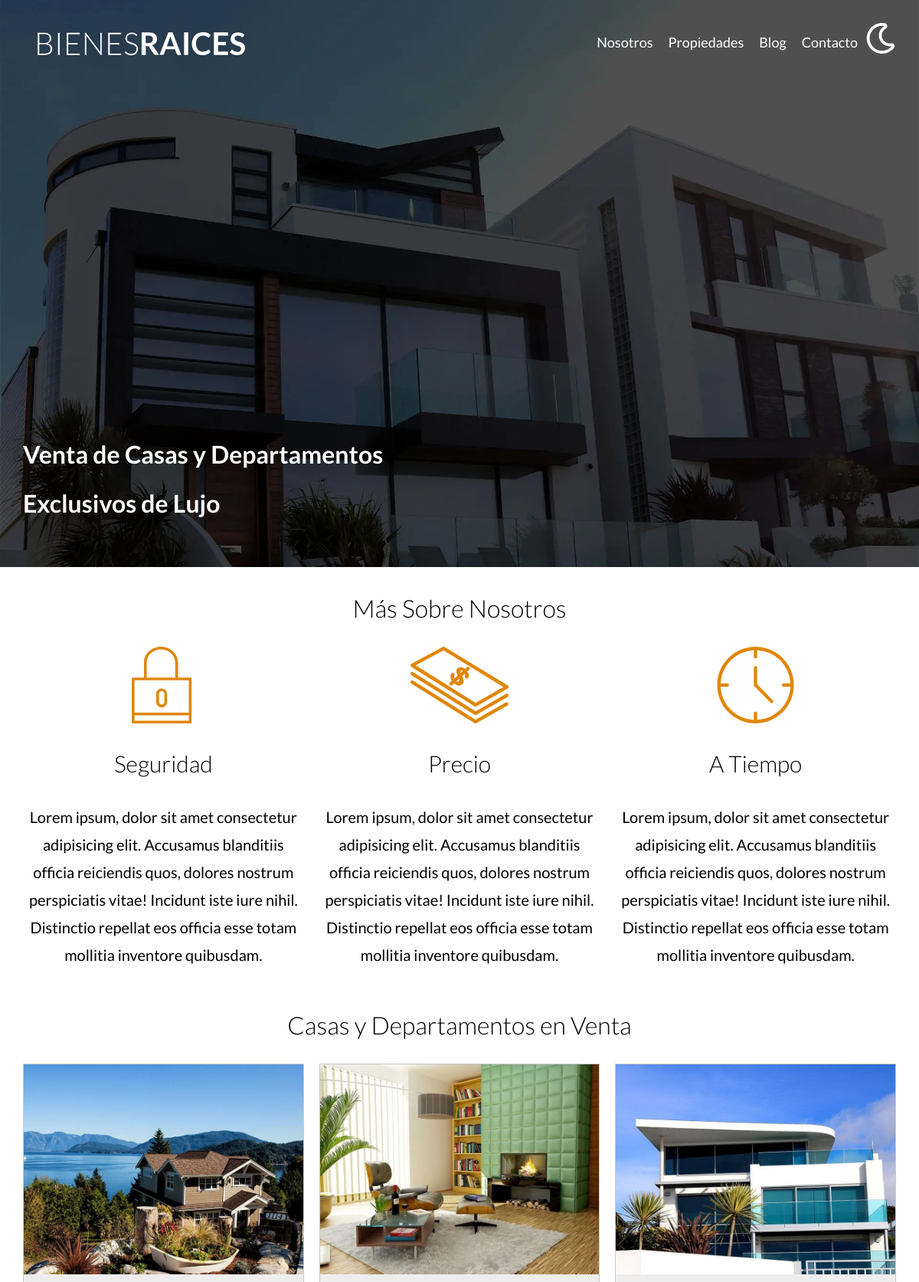
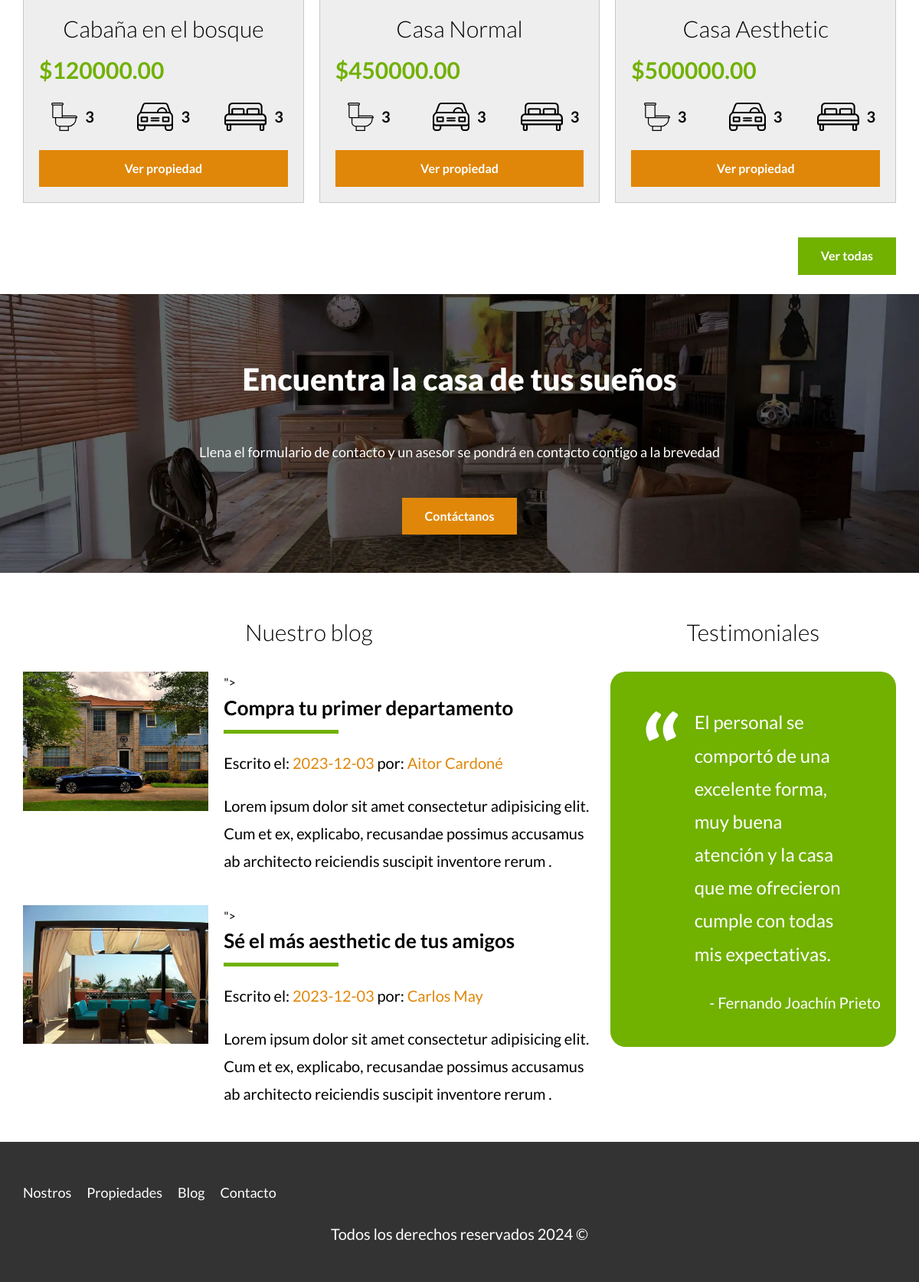
The page / on the database its author committed (2 pictures, top to bottom).
### tables this page shows
CREATE TABLE `propiedades` (
  `id` int NOT NULL AUTO_INCREMENT,
  `titulo` varchar(45) DEFAULT NULL,
  `precio` decimal(10,2) DEFAULT NULL,
  `imagen` varchar(200) DEFAULT NULL,
  `descripcion` longtext,
  `habitaciones` int DEFAULT NULL,
  `wc` int DEFAULT NULL,
  `estacionamiento` int DEFAULT NULL,
  `creado` date DEFAULT NULL,
  `vendedores_id` int NOT NULL,
  PRIMARY KEY (`id`),
  KEY `fk_propiedades_vendedores_idx` (`vendedores_id`),
  CONSTRAINT `fk_propiedades_vendedores` FOREIGN KEY (`vendedores_id`) REFERENCES `vendedores` (`id`)
);

CREATE TABLE `articulos` (
  `id` int NOT NULL AUTO_INCREMENT,
  `autor` varchar(60) DEFAULT NULL,
  `fecha` date DEFAULT NULL,
  `titulo` varchar(45) DEFAULT NULL,
  `descripcion` text,
  `contenido` text,
  `imagen` varchar(60) DEFAULT NULL,
  PRIMARY KEY (`id`)
);

### controladores/CtrlPaginas.php (called while the page is built, shortened)
<?php
class CtrlPaginas
{
    public static function index(Router $router)
    {
        $propiedades = Propiedad::obtenerRegistrosConLimite(3);
        $articulos = Articulo::obtenerRegistrosConLimite(2);
        $router->render("paginas/index", [
            "propiedades" => $propiedades,
            "articulos" => $articulos,
            "esInicio" => true
        ]);
    }
}

### public/index.php (called while the page is built, shortened)
<?php
$router = New Router();
$router->get("/",[CtrlPaginas::class, "index"]);
$router->get("/nosotros",[CtrlPaginas::class, "vistaNosotros"]);
$router->get("/propiedades",[CtrlPaginas::class, "vistaPropiedades"]);
$router->get("/propiedad",[CtrlPaginas::class, "vistaPropiedad"]);
$router->get("/blog",[CtrlPaginas::class, "vistaBlogs"]);
$router->get("/entrada",[CtrlPaginas::class, "vistaEntrada"]);
$router->get("/contacto",[CtrlPaginas::class, "vistaContacto"]);
$router->post("/contacto",[CtrlPaginas::class, "enviarCorreoContacto"]);
$router->get("/admin-inicio", [CtrlPanelAdministracion::class, "vistaPanelAdministracion"]);
$router->get("/iniciar-sesion",[CtrlInicioSesion::class, "vistaIniciarSesion"]);
$router->get("/cerrar-sesion",[CtrlInicioSesion::class, "cerrarSesion"]);
$router->get("/restablecer-contraseña",[CtrlInicioSesion::class, "vistaRestablecerContraseña"]);
$router->get("/olvide-contraseña",[CtrlInicioSesion::class, "vistaOlvideContraseña"]);
$router->post("/iniciar-sesion",[CtrlInicioSesion::class, "iniciarSesion"]);
$router->post("/restablecer-contraseña",[CtrlInicioSesion::class, "restablecerContraseña"]);
$router->post("/olvide-contraseña",[CtrlInicioSesion::class, "OlvideContraseña"]);
$router->get("/admin/propiedades", [CtrlPropiedades::class, "vistaTablaPropiedades"]);
$router->get("/admin/propiedades/crear", [CtrlPropiedades::class, "vistaCrearPropiedad"]);
$router->post("/admin/propiedades/crear", [CtrlPropiedades::class, "crearPropiedad"]);
$router->get("/admin/propiedades/actualizar", [CtrlPropiedades::class, "vistaActualizarPropiedad"]);
$router->post("/admin/propiedades/actualizar", [CtrlPropiedades::class, "actualizarPropiedad"]);
$router->post("/admin/propiedades/eliminar", [CtrlPropiedades::class, "eliminarPropiedad"]);
$router->get("/admin/vendedores", [CtrlVendedor::class, "vistaTablaVendedores"]);
$router->get("/admin/vendedores/crear", [CtrlVendedor::class, "vistaCrearVendedor"]);
$router->get("/admin/vendedores/actualizar", [CtrlVendedor::class, "vistaActualizarVendedor"]);
$router->post("/admin/vendedores/crear", [CtrlVendedor::class, "crearVendedor"]);
$router->post("/admin/vendedores/actualizar", [CtrlVendedor::class, "actualizarVendedor"]);
$router->post("/admin/vendedores/eliminar", [CtrlVendedor::class, "eliminarVendedor"]);
$router->get("/admin/articulos", [CtrlArticulo::class, "vistaTablaArticulos"]);
$router->get("/admin/articulos/crear",[CtrlArticulo::class, "vistaCrearArticulo"]);
$router->get("/admin/articulos/actualizar",[CtrlArticulo::class, "vistaActualizarArticulo"]);
$router->post("/admin/articulos/crear",[CtrlArticulo::class, "crearArticulo"]);
$router->post("/admin/articulos/actualizar",[CtrlArticulo::class, "actualizarArticulo"]);
$router->post("/admin/articulos/eliminar", [CtrlArticulo::class, "eliminarArticulo"]);
$router->get("/admin/usuarios",[CtrlUsuario::class, "vistaTablaUsuarios"]);
$router->get("/admin/usuarios/crear",[CtrlUsuario::class, "vistaCrearUsuario"]);
$router->post("/admin/usuarios/crear",[CtrlUsuario::class, "crearUsuario"]);
$router->post("/admin/usuarios/eliminar",[CtrlUsuario::class, "eliminarUsuario"]);
$router->comprobarRutas();

### modelos/ActiveRecord.php (called while the page is built, shortened)
<?php
class ActiveRecord
{
    protected static $db;
    protected static $nombreTablaEnBD = "";
    public static function obtenerRegistrosConLimite($cantidad)
    {
        $instruccionDeConsultaBD = "SELECT * FROM " . static::$nombreTablaEnBD . " LIMIT " . $cantidad;
        return self::obtenerRegistrosConConsulta($instruccionDeConsultaBD);
    }
    public static function establecerBD($database)
    {
        self::$db = $database;
    }
    private static function obtenerRegistrosConConsulta($instruccionDeConsultaBD)
    {
        $resultadoQueryBD = self::$db->query($instruccionDeConsultaBD);
        $objetosResultantesDelQuery = [];
        while ($registro = $resultadoQueryBD->fetch_assoc()) {
            $objetosResultantesDelQuery[] = static::crearObjetoPorRegistro($registro);
        }
        return $objetosResultantesDelQuery;
    }
    private static function crearObjetoPorRegistro($registro)
    {
        $objetoPorRegistro = new static();
        foreach ($registro as $key => $value) {
            if (property_exists($objetoPorRegistro, $key)) {
                $objetoPorRegistro->$key = $value;
            }
        }
        return $objetoPorRegistro;
    }
}

### vistas/paginas/listadoPropiedades.php (the view)
<div class="contenedor-propiedades">
  <?php foreach ($propiedades as $propiedad) { ?>
    <div class="propiedad">
      <img loading="lazy" src="/imagenes/<?php echo $propiedad->imagen; ?>" alt="<?php echo $propiedad->titulo; ?>">
      <div class="contenido-propiedad">
        <h3><?php echo $propiedad->titulo; ?></h3>
        <p class="precio">$<?php echo $propiedad->precio; ?></p>
        <ul class="iconos-caracteristicas">
          <li>
            <img class="icono" loading="lazy" src="/build/img/icono_wc.svg" alt="icono wc">
            <p><?php echo $propiedad->wc; ?></p>
          </li>
          <li>
            <img class="icono" loading="lazy" src="/build/img/icono_estacionamiento.svg" alt="icono estacionamiento">
            <p><?php echo $propiedad->estacionamiento; ?></p>
          </li>
          <li>
            <img class="icono" loading="lazy" src="/build/img/icono_dormitorio.svg" alt="icono dormitorio">
            <p><?php echo $propiedad->habitaciones; ?></p>
          </li>
        </ul>
        <a href="/propiedad?id=<?php echo $propiedad->id; ?>" class="boton boton-amarillo-block">Ver propiedad</a>
      </div>
    </div>
  <?php }; ?>
</div>

### vistas/paginas/index.php
<main class="contenedor seccion">
  <h1>Más Sobre Nosotros</h1>
  <?php include_once "iconos.php"; ?>
</main>
<section class="seccion contenedor">
  <h1>Casas y Departamentos en Venta</h1>
  <?php
  include_once "listadoPropiedades.php";
  ?>
  <div class="ver-todas alinear-derecha">
    <a class="boton-verde" href="/propiedades">Ver todas</a>
  </div>
</section>
<section class="img-contacto">
  <h2>Encuentra la casa de tus sueños</h2>
  <p>Llena el formulario de contacto y un asesor se pondrá en contacto contigo a la brevedad</p>
  <a class="boton-amarillo" href="contacto.html">Contáctanos</a>
</section>
<div class="contenedor seccion seccion-inferior">
  <section class="blog">
    <h3>Nuestro blog</h3>
    <?php
    include_once "listadoArticulos.php";
    ?>
  </section>
  <section class="testimoniales">
    <h3>Testimoniales</h3>
    <div class="testimonial">
      <blockquote>
        El personal se comportó de una excelente forma, muy buena atención y la casa que me ofrecieron cumple con todas mis expectativas.
      </blockquote>
      <p>- Fernando Joachín Prieto</p>
    </div>
  </section>
</div>

### vistas/paginas/iconos.php
<div class="iconos-nosotros">
  <div class="icono">
    <img src="/build/img/icono1.svg" alt="Icono Seguridad" loading="lazy">
    <h3>Seguridad</h3>
    <p>Lorem ipsum, dolor sit amet consectetur adipisicing elit. Accusamus blanditiis officia reiciendis quos, dolores nostrum perspiciatis vitae! Incidunt iste iure nihil.
      Distinctio repellat eos officia esse totam mollitia inventore quibusdam.</p>
  </div>
  <div class="icono">
    <img src="/build/img/icono2.svg" alt="Icono Precio" loading="lazy">
    <h3>Precio</h3>
    <p>Lorem ipsum, dolor sit amet consectetur adipisicing elit. Accusamus blanditiis officia reiciendis quos, dolores nostrum perspiciatis vitae! Incidunt iste iure nihil.
      Distinctio repellat eos officia esse totam mollitia inventore quibusdam.</p>
  </div>
  <div class="icono">
    <img src="/build/img/icono3.svg" alt="Icono Tiempo" loading="lazy">
    <h3>A Tiempo</h3>
    <p>Lorem ipsum, dolor sit amet consectetur adipisicing elit. Accusamus blanditiis officia reiciendis quos, dolores nostrum perspiciatis vitae! Incidunt iste iure nihil.
      Distinctio repellat eos officia esse totam mollitia inventore quibusdam.</p>
  </div>
</div>

### vistas/paginas/listadoArticulos.php
<?php foreach($articulos as $articulo){?>
    <article class="entrada-blog">
    <div class="img">
      <picture>
        <img loading="lazy" src="/imagenes/<?php echo $articulo->imagen; ?>" alt="<?php echo $articulo->titulo; ?>">
      </picture>
    </div>
    <div class="texto-entrada">">
      <a href="/entrada?id=<?php echo $articulo->id; ?>">
        <h4><?php echo $articulo->titulo; ?></h4>
        <p class="informacion-meta">
          Escrito el:
          <span><?php echo $articulo->fecha; ?></span>
          por:
          <span><?php echo $articulo->autor; ?></span>
        </p>
        <p><?php echo $articulo->descripcion; ?>.</p>
      </a>
    </div>
  </article>
<?php }?>

### Router.php (shortened to what this page needs)
<?php
class Router
{
    public $rutasGet = [];
    public $rutasPOST = [];
    public function get($url, $funcion)
    {
        $this->rutasGet[$url] = $funcion;
    }
    public function post($url, $funcion)
    {
        $this->rutasPOST[$url] = $funcion;
    }
    public function comprobarRutas()
    {
        $urlActual = $_SERVER["PATH_INFO"] ?? "/";
        $metodoHTTP = $_SERVER["REQUEST_METHOD"];
        if($metodoHTTP === "GET"){
            $funcion = $this->rutasGet[$urlActual] ?? null;
        }else{
            $funcion = $this->rutasPOST[$urlActual] ?? null;
        }
        if($funcion){
            call_user_func($funcion, $this);
        }else{
            echo "Página no encontrada";
        }
    }
    public function render($view, $datos = [])
    {
        include_once __DIR__ . "/vistas/{$view}.php";
        $contenido = ob_get_clean();
        $url_actual = $_SERVER['PATH_INFO'] ?? '/';
        if(str_contains($url_actual, '/admin')) {
            include_once __DIR__ . '/vistas/layout-admin.php';
        } else {
            include_once __DIR__ . '/vistas/layout.php';
        }
    }
}

### vistas/layout.php (shortened to what this page needs)
<!DOCTYPE html>
<html lang="en">
<head>
  <link rel="stylesheet" href="/build/css/app.css">
</head>
<body>
  <header class="header <?php echo $esInicio ? "inicio" : ""; ?>">
    <div class="contenedor contenido-header">
      <div class="barra">
        <a href="/">
          <img src="/build/img/logo.svg" alt="Logo">
        </a>
        <div class="derecha">
          <img id="dark-mode-boton" class="dark-mode-boton" src="/build/img/dark-mode.svg" alt="dark mode">
          <div id="navegacion" class="navegacion">
            <a href="/nosotros">Nosotros</a>
            <a href="/propiedades">Propiedades</a>
            <a href="/blog">Blog</a>
            <a href="/contacto">Contacto</a>
          </div>
        </div>
      </div>
      <?php if ($esInicio) { ?>
        <h1>Venta de Casas y Departamentos Exclusivos de Lujo</h1>
      <?php } ?>
    </div>
  </header>
  <?php echo $contenido; ?>
  <footer class="footer seccion">
    <div class="contenedor contenido-footer">
      <div class="navegacion">
        <a href="/nosotros">Nostros</a>
        <a href="/propiedades">Propiedades</a>
        <a href="/blog">Blog</a>
        <a href="/contacto">Contacto</a>
      </div>
    </div>
    <p class="copyright">Todos los derechos reservados <?php echo date("Y"); ?> &copy;</p>
  </footer>
</body>
</html>

### rows shown on the page
propiedades: imagen (picture), titulo "Cabaña en el bosque", precio "120000.00", wc "3", estacionamiento "3", habitaciones "3"
propiedades: imagen (picture), titulo "Casa Normal", precio "450000.00", wc "3", estacionamiento "3", habitaciones "3"
propiedades: imagen (picture), titulo "Casa Aesthetic", precio "500000.00", wc "3", estacionamiento "3", habitaciones "3"
articulos: imagen (picture), titulo "Compra tu primer departamento", fecha "2023-12-03", autor "Aitor Cardoné", descripcion "Lorem ipsum dolor sit amet consectetur adipisicing elit. Cum et ex, explicabo, recusandae possimus accusamus ab architecto reiciendis suscipit inventore rerum"
articulos: imagen (picture), titulo "Sé el más aesthetic de tus amigos", fecha "2023-12-03", autor "Carlos May", descripcion "Lorem ipsum dolor sit amet consectetur adipisicing elit. Cum et ex, explicabo, recusandae possimus accusamus ab architecto reiciendis suscipit inventore rerum"
